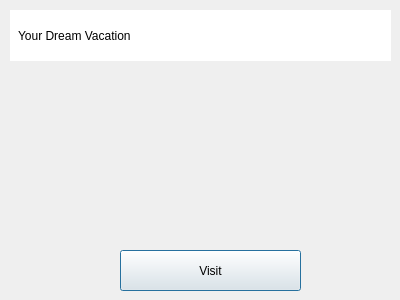
<?xml version="1.0" encoding="UTF-8"?>
<ui version="4.0">
 <class>dreamvacation</class>
 <widget class="QDialog" name="dreamvacation">
  <property name="geometry">
   <rect>
    <x>0</x>
    <y>0</y>
    <width>400</width>
    <height>300</height>
   </rect>
  </property>
  <property name="windowTitle">
   <string>Dialog</string>
  </property>
  <property name="styleSheet">
   <string notr="true">#label
{
  background:#fff;
padding:5px; 
}</string>
  </property>
  <widget class="QLabel" name="label">
   <property name="geometry">
    <rect>
     <x>10</x>
     <y>10</y>
     <width>381</width>
     <height>51</height>
    </rect>
   </property>
   <property name="toolTipDuration">
    <number>0</number>
   </property>
   <property name="text">
    <string>Your Dream Vacation</string>
   </property>
   <property name="margin">
    <number>135</number>
   </property>
  </widget>
  <widget class="QPushButton" name="pushButton">
   <property name="geometry">
    <rect>
     <x>120</x>
     <y>250</y>
     <width>181</width>
     <height>41</height>
    </rect>
   </property>
   <property name="text">
    <string>Visit</string>
   </property>
  </widget>
 </widget>
 <resources/>
 <connections/>
</ui>
